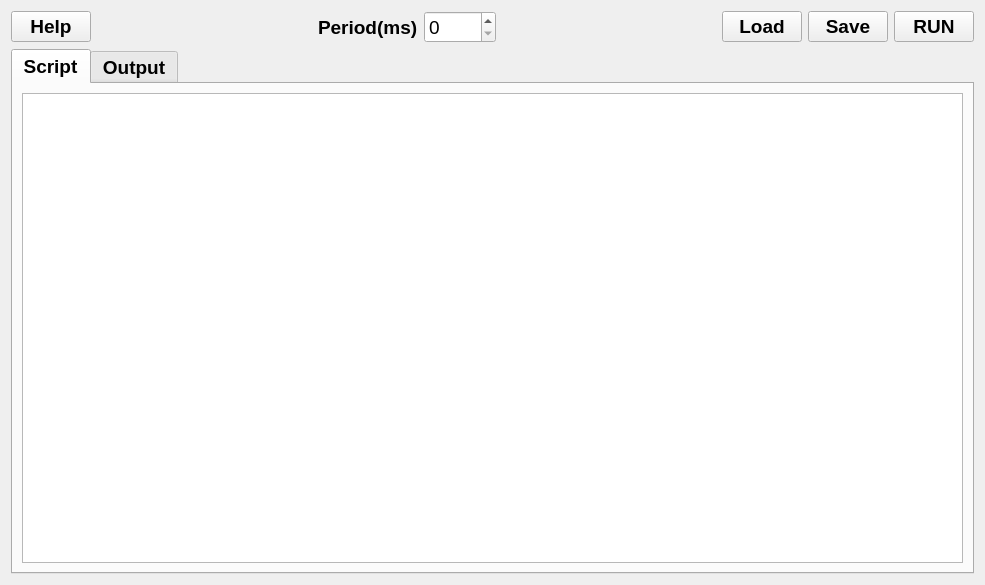
<?xml version="1.0" encoding="UTF-8"?>
<ui version="4.0">
 <class>ScriptEngine</class>
 <widget class="QWidget" name="ScriptEngine">
  <property name="geometry">
   <rect>
    <x>0</x>
    <y>0</y>
    <width>985</width>
    <height>585</height>
   </rect>
  </property>
  <property name="minimumSize">
   <size>
    <width>640</width>
    <height>480</height>
   </size>
  </property>
  <property name="font">
   <font>
    <pointsize>24</pointsize>
    <weight>75</weight>
    <bold>true</bold>
   </font>
  </property>
  <property name="windowTitle">
   <string>SamplePlugin</string>
  </property>
  <property name="autoFillBackground">
   <bool>false</bool>
  </property>
  <layout class="QVBoxLayout" name="verticalLayout_3">
   <item>
    <widget class="QSplitter" name="splitter">
     <property name="orientation">
      <enum>Qt::Vertical</enum>
     </property>
     <widget class="QWidget" name="layoutWidget">
      <layout class="QVBoxLayout" name="verticalLayout_2">
       <item>
        <layout class="QHBoxLayout" name="horizontalLayout"/>
       </item>
       <item>
        <layout class="QHBoxLayout" name="horizontalLayout_2">
         <item>
          <widget class="QPushButton" name="helpButton">
           <property name="font">
            <font>
             <pointsize>14</pointsize>
            </font>
           </property>
           <property name="text">
            <string>Help</string>
           </property>
          </widget>
         </item>
         <item>
          <spacer name="horizontalSpacer">
           <property name="orientation">
            <enum>Qt::Horizontal</enum>
           </property>
           <property name="sizeHint" stdset="0">
            <size>
             <width>40</width>
             <height>20</height>
            </size>
           </property>
          </spacer>
         </item>
         <item>
          <widget class="QLabel" name="label_3">
           <property name="font">
            <font>
             <pointsize>14</pointsize>
             <weight>75</weight>
             <bold>true</bold>
            </font>
           </property>
           <property name="text">
            <string>Period(ms)</string>
           </property>
          </widget>
         </item>
         <item>
          <widget class="QSpinBox" name="spinBox">
           <property name="font">
            <font>
             <pointsize>14</pointsize>
             <weight>50</weight>
             <bold>false</bold>
            </font>
           </property>
           <property name="minimum">
            <number>0</number>
           </property>
           <property name="maximum">
            <number>1000</number>
           </property>
           <property name="value">
            <number>0</number>
           </property>
          </widget>
         </item>
         <item>
          <spacer name="horizontalSpacer_2">
           <property name="orientation">
            <enum>Qt::Horizontal</enum>
           </property>
           <property name="sizeHint" stdset="0">
            <size>
             <width>40</width>
             <height>20</height>
            </size>
           </property>
          </spacer>
         </item>
         <item>
          <widget class="QPushButton" name="m_loadButton">
           <property name="sizePolicy">
            <sizepolicy hsizetype="Fixed" vsizetype="Fixed">
             <horstretch>0</horstretch>
             <verstretch>0</verstretch>
            </sizepolicy>
           </property>
           <property name="font">
            <font>
             <pointsize>14</pointsize>
            </font>
           </property>
           <property name="text">
            <string>Load</string>
           </property>
          </widget>
         </item>
         <item>
          <widget class="QPushButton" name="m_saveButton">
           <property name="font">
            <font>
             <pointsize>14</pointsize>
            </font>
           </property>
           <property name="text">
            <string>Save</string>
           </property>
          </widget>
         </item>
         <item>
          <widget class="QPushButton" name="m_runButton">
           <property name="sizePolicy">
            <sizepolicy hsizetype="Fixed" vsizetype="Fixed">
             <horstretch>0</horstretch>
             <verstretch>0</verstretch>
            </sizepolicy>
           </property>
           <property name="font">
            <font>
             <pointsize>14</pointsize>
            </font>
           </property>
           <property name="text">
            <string>RUN</string>
           </property>
          </widget>
         </item>
        </layout>
       </item>
       <item>
        <widget class="QTabWidget" name="tabWidget">
         <property name="font">
          <font>
           <pointsize>14</pointsize>
          </font>
         </property>
         <property name="currentIndex">
          <number>0</number>
         </property>
         <widget class="QWidget" name="tab">
          <attribute name="title">
           <string>Script</string>
          </attribute>
          <layout class="QVBoxLayout" name="verticalLayout">
           <item>
            <widget class="QTextEdit" name="m_textEditScript">
             <property name="font">
              <font>
               <pointsize>12</pointsize>
               <weight>50</weight>
               <bold>false</bold>
              </font>
             </property>
            </widget>
           </item>
          </layout>
         </widget>
         <widget class="QWidget" name="tab_2">
          <attribute name="title">
           <string>Output</string>
          </attribute>
          <layout class="QVBoxLayout" name="verticalLayout_4">
           <item>
            <widget class="QTextEdit" name="m_textEditMessages">
             <property name="font">
              <font>
               <pointsize>12</pointsize>
               <weight>50</weight>
               <bold>false</bold>
              </font>
             </property>
            </widget>
           </item>
          </layout>
         </widget>
        </widget>
       </item>
      </layout>
     </widget>
    </widget>
   </item>
  </layout>
 </widget>
 <resources/>
 <connections/>
</ui>
